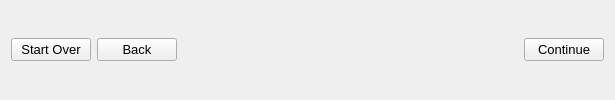
                   <widget class="QWidget" name="editActionBar" native="true">
                    <layout class="QHBoxLayout" name="horizontalLayout_25">
                     <item>
                      <widget class="QPushButton" name="editStartOverButton">
                       <property name="font">
                        <font>
                         <pointsize>10</pointsize>
                        </font>
                       </property>
                       <property name="text">
                        <string>Start Over</string>
                       </property>
                      </widget>
                     </item>
                     <item>
                      <widget class="QPushButton" name="editBackButton">
                       <property name="font">
                        <font>
                         <pointsize>10</pointsize>
                        </font>
                       </property>
                       <property name="text">
                        <string>Back</string>
                       </property>
                      </widget>
                     </item>
                     <item>
                      <spacer name="horizontalSpacer_23">
                       <property name="orientation">
                        <enum>Qt::Horizontal</enum>
                       </property>
                       <property name="sizeHint" stdset="0">
                        <size>
                         <width>341</width>
                         <height>20</height>
                        </size>
                       </property>
                      </spacer>
                     </item>
                     <item>
                      <widget class="QPushButton" name="editContinueButton">
                       <property name="font">
                        <font>
                         <pointsize>10</pointsize>
                        </font>
                       </property>
                       <property name="text">
                        <string>Continue</string>
                       </property>
                      </widget>
                     </item>
                    </layout>
                   </widget>
